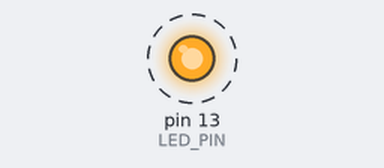
A sketch run on a simulated Arduino Uno, built with avr-gcc and run on an emulated ATmega328P. Parts: output pins drawn as LEDs (lit = HIGH). Dashed ring = blinking.

Above: at 0.2 s.
Timing chart, 0 to 3.0 s (numbered marks = the images above):
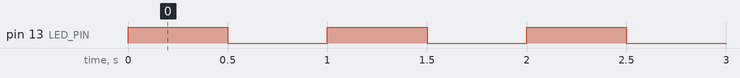

Measured:
- by itself, pin 13 (LED_PIN): alternates HIGH for 0.50 s and LOW for 0.50 s

The sketch:

task.ino
```cpp
// Define pin numbers for LED and meter
const byte LED_PIN = 13;  // Pin 13 is commonly connected to the built-in LED on Arduino boards
const byte METER_PIN = A4;  // Analog pin A4 is used to read a meter or sensor

void setup() {
  // Set the LED pin as an output
  pinMode(LED_PIN, OUTPUT);
  // Set the meter pin as an input
  pinMode(METER_PIN, INPUT);

  // Start serial communication at 9600 baud rate
  Serial.begin(9600);

  // Initialize Timer1 for interrupt-based blinking
  // Clear Timer1 control registers
  TCCR1A = 0;
  TCCR1B = 0;
  // Initialize counter value to 0
  TCNT1 = 0;

  // Set Timer1 to CTC (Clear Timer on Compare Match) mode
  TCCR1B |= (1 << WGM12);

  // Set prescaler to 1024 and start the timer
  TCCR1B |= (1 << CS12) | (1 << CS10);

  // Calculate and set the compare match value for 2 seconds (16MHz / 1024 / 2 - 1)
  OCR1A = 7812;

  // Enable Timer1 compare match interrupt
  TIMSK1 |= (1 << OCIE1A);
}

void loop() {
  // Do nothing in the loop, as the LED will blink based on the interrupt
}

// Interrupt Service Routine for Timer1 compare match A
ISR(TIMER1_COMPA_vect) {
  // Toggle the LED by reading its current state and then writing the opposite state
  digitalWrite(LED_PIN, !digitalRead(LED_PIN));
}
```
